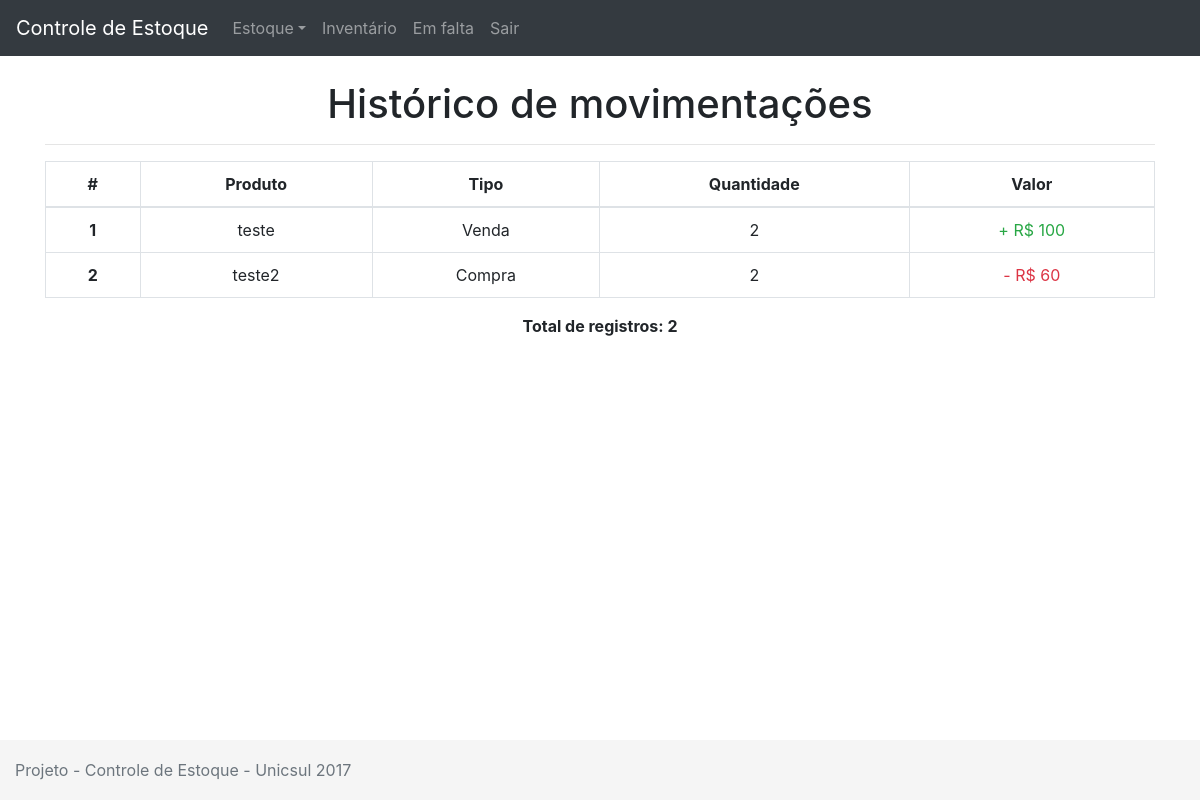
/index.php/historico, run on an earlier commit of the app's database.
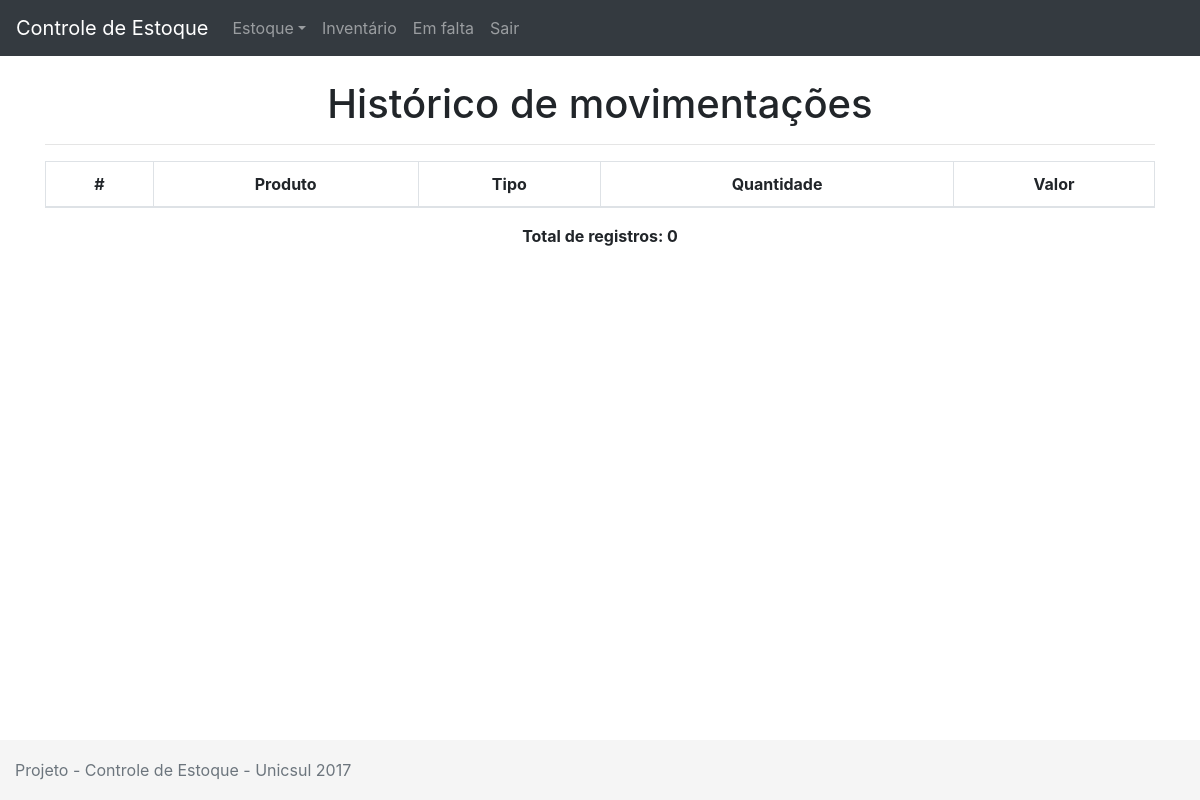
And on a later commit of the database.
### tables this page shows
CREATE TABLE IF NOT EXISTS `historico` (
  `id` int(11) NOT NULL AUTO_INCREMENT,
  `id_produto` int(11) NOT NULL,
  `movimentacao` varchar(20) NOT NULL,
  `qtd` int(11) NOT NULL,
  `data` date NOT NULL,
  PRIMARY KEY (`id`),
  KEY `fk_produto_historico` (`id_produto`),
  CONSTRAINT `fk_produto_historico` FOREIGN KEY (`id_produto`) REFERENCES `produtos` (`id`)
);

CREATE TABLE IF NOT EXISTS `produtos` (
  `id` int(11) NOT NULL AUTO_INCREMENT,
  `descricao` varchar(255) NOT NULL,
  `tipo` varchar(255) NOT NULL,
  `status` tinyint(1) NOT NULL,
  `preco` float NOT NULL,
  `qtd` int(11) NOT NULL,
  `acionamento` int(11) NOT NULL,
  `min` int(11) NOT NULL,
  `max` int(11) NOT NULL,
  PRIMARY KEY (`id`)
);

### application/controllers/Historico.php (called while the page is built, shortened)
<?php
class Historico extends CI_Controller
{
	public function index()
	{
		$this->load->view('menu');
		$this->load->model('historico_model', 'historico');
		$this->load->model('produtos_model', 'produtos');
		$dados['historico'] = $this->historico->getHistorico();
		$dados['produtos'] = $this->produtos->getProdutos();
		$this->load->view('listarhistorico', $dados);
		$this->load->view('rodape');
	}
}

### index.php (called while the page is built, shortened)
<?php
require_once BASEPATH.'core/CodeIgniter.php';

### application/models/Historico_model.php (called while the page is built, shortened)
<?php
class Historico_model extends CI_Model
{
	public function getHistorico()
	{
		$query = $this->db->get('historico');
		return $query->result();
	}
}

### application/models/Produtos_model.php (called while the page is built, shortened)
<?php
class Produtos_model extends CI_Model
{
	public function getProdutos()
	{
		$query = $this->db->get('produtos');
		return $query->result();
	}
}

### application/views/listarhistorico.php (the view, shortened to what this page needs)
<br>
<div class="container">
	<h1 class="text-center">Histórico de movimentações</h1>
	<hr>
	<table class="table table-bordered">
		<thead class="table-inverse">
			<tr>
				<td class='text-center' scope="row"><b>#</b></td>
				<td class='text-center'><b>Produto</b></td>
				<td class='text-center'><b>Tipo</b></td>
				<td class='text-center'><b>Quantidade</b></td>
				<td class='text-center'><b>Valor</b></td>
			</tr>
		</thead>
		<tbody>
			<?php
			$contador = 0;
			foreach ($historico as $h): ?>
			<tr>
				<th class='text-center' scope="row"><?=$h->id;?></td>
				<?php foreach ($produtos as $produto):
					if($produto->id == $h->id_produto){
				?>
						<td class='text-center'><?=$produto->descricao;?></td>
				<?php
						$valormov = $produto->preco*$h->qtd;
						break;
					}
				endforeach;?>
				<td class='text-center'><?=$h->movimentacao;?></td>
				<td class='text-center'><?=$h->qtd;?></td>
				<td class='text-center'>
					<?php
					if($h->movimentacao == 'Venda')
					{
						echo "<span class='text-success'>+ R$ " . $valormov . "</span>";
					} else
					{
						echo "<span class='text-danger'>- R$ " . $valormov . "</span>";
					}
					?>
				</td>
			</tr>
			<?php $contador++; endforeach;?>
		</tbody>
	</table>
	<p class="text-center"><b>Total de registros: <?=$contador;?></b></p>
</div>

What changed in the data, as far as the page shows it:
removed historico: id "1", movimentacao "Venda", qtd "2", valormov "100"
removed produtos: descricao "teste", shown under "1"
removed historico: id "2", movimentacao "Compra", qtd "2", valormov "60"
removed produtos: descricao "teste2", shown under "2"
Also different on the page:
$contador: "2" → "0"
